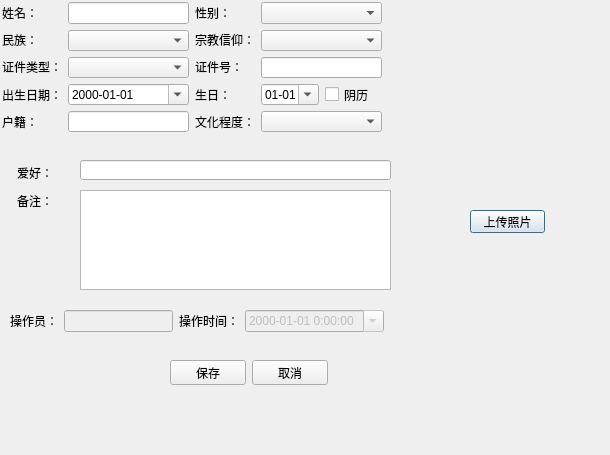
<?xml version="1.0" encoding="UTF-8"?>
<ui version="4.0">
 <class>ElderBaseInfoDialog</class>
 <widget class="QDialog" name="ElderBaseInfoDialog">
  <property name="geometry">
   <rect>
    <x>0</x>
    <y>0</y>
    <width>610</width>
    <height>455</height>
   </rect>
  </property>
  <property name="windowTitle">
   <string>Dialog</string>
  </property>
  <widget class="QLabel" name="label_12">
   <property name="geometry">
    <rect>
     <x>17</x>
     <y>193</y>
     <width>36</width>
     <height>16</height>
    </rect>
   </property>
   <property name="text">
    <string>备注：</string>
   </property>
  </widget>
  <widget class="QTextEdit" name="textEdit_remark">
   <property name="geometry">
    <rect>
     <x>80</x>
     <y>190</y>
     <width>311</width>
     <height>100</height>
    </rect>
   </property>
   <property name="sizePolicy">
    <sizepolicy hsizetype="Fixed" vsizetype="Preferred">
     <horstretch>0</horstretch>
     <verstretch>0</verstretch>
    </sizepolicy>
   </property>
   <property name="maximumSize">
    <size>
     <width>16777215</width>
     <height>100</height>
    </size>
   </property>
  </widget>
  <widget class="QLabel" name="label_image">
   <property name="geometry">
    <rect>
     <x>460</x>
     <y>40</y>
     <width>121</width>
     <height>151</height>
    </rect>
   </property>
   <property name="text">
    <string/>
   </property>
  </widget>
  <widget class="QPushButton" name="btn_open">
   <property name="geometry">
    <rect>
     <x>470</x>
     <y>210</y>
     <width>75</width>
     <height>23</height>
    </rect>
   </property>
   <property name="text">
    <string>上传照片</string>
   </property>
  </widget>
  <widget class="QWidget" name="layoutWidget2">
   <property name="geometry">
    <rect>
     <x>170</x>
     <y>360</y>
     <width>158</width>
     <height>25</height>
    </rect>
   </property>
   <layout class="QHBoxLayout" name="horizontalLayout_13">
    <item>
     <widget class="QPushButton" name="btn_save">
      <property name="text">
       <string>保存</string>
      </property>
     </widget>
    </item>
    <item>
     <widget class="QPushButton" name="btn_cancel">
      <property name="text">
       <string>取消</string>
      </property>
     </widget>
    </item>
   </layout>
  </widget>
  <widget class="QWidget" name="layoutWidget3">
   <property name="geometry">
    <rect>
     <x>10</x>
     <y>310</y>
     <width>374</width>
     <height>22</height>
    </rect>
   </property>
   <layout class="QHBoxLayout" name="horizontalLayout_14">
    <item>
     <widget class="QLabel" name="label_13">
      <property name="text">
       <string>操作员：</string>
      </property>
     </widget>
    </item>
    <item>
     <widget class="QLineEdit" name="lineEdit_operator">
      <property name="enabled">
       <bool>false</bool>
      </property>
     </widget>
    </item>
    <item>
     <widget class="QLabel" name="label_14">
      <property name="text">
       <string>操作时间：</string>
      </property>
     </widget>
    </item>
    <item>
     <widget class="QDateTimeEdit" name="dateTimeEdit_operation">
      <property name="enabled">
       <bool>false</bool>
      </property>
      <property name="displayFormat">
       <string>yyyy-MM-dd H:mm:ss</string>
      </property>
      <property name="calendarPopup">
       <bool>true</bool>
      </property>
     </widget>
    </item>
   </layout>
  </widget>
  <widget class="QLabel" name="label_11">
   <property name="geometry">
    <rect>
     <x>17</x>
     <y>165</y>
     <width>36</width>
     <height>16</height>
    </rect>
   </property>
   <property name="text">
    <string>爱好：</string>
   </property>
  </widget>
  <widget class="QLineEdit" name="lineEdit_hobby">
   <property name="geometry">
    <rect>
     <x>80</x>
     <y>160</y>
     <width>311</width>
     <height>20</height>
    </rect>
   </property>
  </widget>
  <widget class="QWidget" name="">
   <property name="geometry">
    <rect>
     <x>2</x>
     <y>2</y>
     <width>380</width>
     <height>130</height>
    </rect>
   </property>
   <layout class="QHBoxLayout" name="horizontalLayout_2">
    <item>
     <layout class="QVBoxLayout" name="verticalLayout">
      <item>
       <widget class="QLabel" name="label">
        <property name="text">
         <string>姓名：</string>
        </property>
       </widget>
      </item>
      <item>
       <widget class="QLabel" name="label_3">
        <property name="text">
         <string>民族：</string>
        </property>
       </widget>
      </item>
      <item>
       <widget class="QLabel" name="label_5">
        <property name="text">
         <string>证件类型：</string>
        </property>
       </widget>
      </item>
      <item>
       <widget class="QLabel" name="label_7">
        <property name="text">
         <string>出生日期：</string>
        </property>
       </widget>
      </item>
      <item>
       <widget class="QLabel" name="label_9">
        <property name="text">
         <string>户籍：</string>
        </property>
       </widget>
      </item>
     </layout>
    </item>
    <item>
     <layout class="QVBoxLayout" name="verticalLayout_2">
      <item>
       <widget class="QLineEdit" name="lineEdit_name"/>
      </item>
      <item>
       <widget class="QComboBox" name="comboBox_nation">
        <item>
         <property name="text">
          <string/>
         </property>
        </item>
       </widget>
      </item>
      <item>
       <widget class="QComboBox" name="comboBox_cardType">
        <item>
         <property name="text">
          <string/>
         </property>
        </item>
        <item>
         <property name="text">
          <string>身份证</string>
         </property>
        </item>
        <item>
         <property name="text">
          <string>军官证</string>
         </property>
        </item>
        <item>
         <property name="text">
          <string>护照</string>
         </property>
        </item>
        <item>
         <property name="text">
          <string>驾驶证</string>
         </property>
        </item>
       </widget>
      </item>
      <item>
       <widget class="QDateEdit" name="dateEdit_birthday">
        <property name="enabled">
         <bool>true</bool>
        </property>
        <property name="maximumDateTime">
         <datetime>
          <hour>23</hour>
          <minute>59</minute>
          <second>59</second>
          <year>2050</year>
          <month>12</month>
          <day>31</day>
         </datetime>
        </property>
        <property name="minimumDateTime">
         <datetime>
          <hour>0</hour>
          <minute>0</minute>
          <second>0</second>
          <year>1900</year>
          <month>1</month>
          <day>1</day>
         </datetime>
        </property>
        <property name="displayFormat">
         <string>yyyy-MM-dd</string>
        </property>
        <property name="calendarPopup">
         <bool>true</bool>
        </property>
       </widget>
      </item>
      <item>
       <widget class="QLineEdit" name="lineEdit_residence"/>
      </item>
     </layout>
    </item>
    <item>
     <layout class="QVBoxLayout" name="verticalLayout_3">
      <item>
       <widget class="QLabel" name="label_2">
        <property name="text">
         <string>性别：</string>
        </property>
       </widget>
      </item>
      <item>
       <widget class="QLabel" name="label_4">
        <property name="text">
         <string>宗教信仰：</string>
        </property>
       </widget>
      </item>
      <item>
       <widget class="QLabel" name="label_6">
        <property name="text">
         <string>证件号：</string>
        </property>
       </widget>
      </item>
      <item>
       <widget class="QLabel" name="label_8">
        <property name="text">
         <string>生日：</string>
        </property>
       </widget>
      </item>
      <item>
       <widget class="QLabel" name="label_10">
        <property name="text">
         <string>文化程度：</string>
        </property>
       </widget>
      </item>
     </layout>
    </item>
    <item>
     <layout class="QVBoxLayout" name="verticalLayout_4">
      <item>
       <widget class="QComboBox" name="comboBox_gender">
        <item>
         <property name="text">
          <string/>
         </property>
        </item>
        <item>
         <property name="text">
          <string>男</string>
         </property>
        </item>
        <item>
         <property name="text">
          <string>女</string>
         </property>
        </item>
       </widget>
      </item>
      <item>
       <widget class="QComboBox" name="comboBox_belief">
        <item>
         <property name="text">
          <string/>
         </property>
        </item>
       </widget>
      </item>
      <item>
       <widget class="QLineEdit" name="lineEdit_cardNo"/>
      </item>
      <item>
       <layout class="QHBoxLayout" name="horizontalLayout">
        <item>
         <widget class="QDateEdit" name="dateEdit_lunarBirthday">
          <property name="enabled">
           <bool>true</bool>
          </property>
          <property name="displayFormat">
           <string>MM-dd</string>
          </property>
          <property name="calendarPopup">
           <bool>true</bool>
          </property>
         </widget>
        </item>
        <item>
         <widget class="QCheckBox" name="checkBox_isLunar">
          <property name="text">
           <string>阴历</string>
          </property>
         </widget>
        </item>
       </layout>
      </item>
      <item>
       <widget class="QComboBox" name="comboBox_education">
        <item>
         <property name="text">
          <string/>
         </property>
        </item>
       </widget>
      </item>
     </layout>
    </item>
   </layout>
  </widget>
 </widget>
 <resources/>
 <connections/>
</ui>
